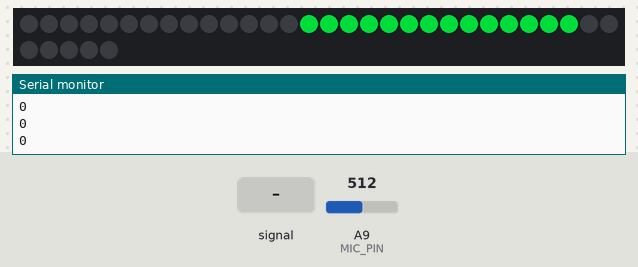
Recording of a sketch running on a simulated Arduino Mega 2560, built with avr-gcc and run on an emulated ATmega2560. Parts: 35 RGB LEDs in strip order, left to right, continuing on the next row, the last lines printed to the serial monitor. Inputs (shaded band) come from the test bench; at power-on: A9 (MIC_PIN) = 512. Dim RGB values are drawn brighter than linear.

Above: at 1.2 s.
1.3 s: A9 (MIC_PIN) fed a 200 Hz sine of ±255 counts around its level
At 2.0 s:
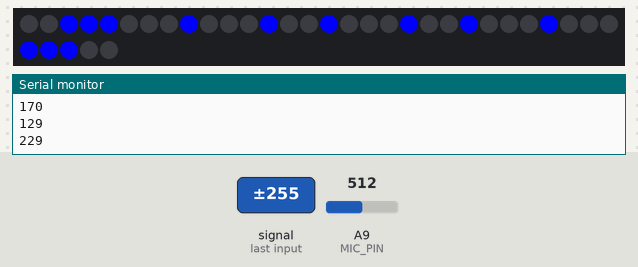
4.3 s: A9 (MIC_PIN) fed a 2 Hz sine of ±306 counts around its level
7.3 s: A9 (MIC_PIN) set to 610
8.8 s: A9 (MIC_PIN) fed a 1000 Hz sine of ±255 counts around its level
At 11.7 s:
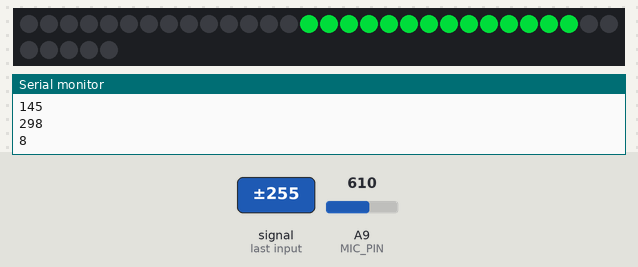
11.8 s: A9 (MIC_PIN) set to 511
14.8 s: A9 (MIC_PIN) set to 477
16.3 s: A9 (MIC_PIN) set to 448
At 17.2 s:
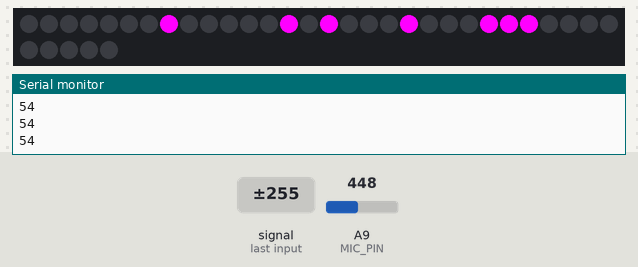
Timing chart, 0 to 18.8 s (numbered marks = the images above; inputs shaded):
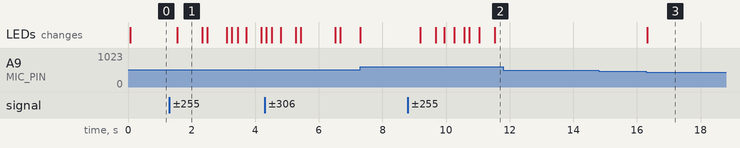

Measured:
- the behaviour switches between 462 and 461 on A9 (MIC_PIN) (found by bisection; images 2 and 3)
- after the input at 1.3 s, the LEDs: change after 0.25 s (image 1)
- after the input at 8.8 s, the LEDs: first change after 0.38 s (image 2 shows a later state)
- after the input at 16.3 s, the LEDs: change at once (image 3)
- what the display in image 1 shows lasts 0.8 s, from 1.5 s to 2.3 s

The sketch:

tupiniquimMask.ino
```cpp
/*
Escrito originalmente por Adafruit Industries.  Distribuído por licença BSD.
Modificado e adaptado por Gedeane Kenshima
30-05-2020
*/

#include <Adafruit_NeoPixel.h>

#define N_PIXELS  35  // Quantidade de LEDs na fita
#define MIC_PIN   A9  // OUT sensor de som (microfone)
#define LED_PIN    6  // Pino DIN da Flora
#define DC_OFFSET  0  // DC offset in mic signal - if unusure, leave 0
#define NOISE     10  // Noise/hum/interference in mic signal
#define SAMPLES   60  // Length of buffer for dynamic level adjustment
#define TOP       (N_PIXELS + 2) // Allow dot to go slightly off scale
#define PEAK_FALL 40  // Rate of peak falling dot

byte
  peak      = 0,      // Used for falling dot
  dotCount  = 0,      // Frame counter for delaying dot-falling speed
  volCount  = 0;      // Frame counter for storing past volume data
int
  vol[SAMPLES],       // Collection of prior volume samples
  lvl       = 10,      // Current "dampened" audio level
  minLvlAvg = 0,      // For dynamic adjustment of graph low & high
  maxLvlAvg = 512,
  a;
Adafruit_NeoPixel
  strip = Adafruit_NeoPixel(N_PIXELS, LED_PIN, NEO_GRB + NEO_KHZ800);

void desliga(){
  for(int i=0;i<N_PIXELS;i++){
    // pixels.Color takes RGB values, from 0,0,0 up to 255,255,255
    strip.setPixelColor(i, strip.Color(0,0,0)); // Moderately bright green color.
    strip.show(); // This sends the updated pixel color to the hardware.

   }
  //delay(50); // Delay for a period of time (in milliseconds).
}

void sorriso(){
  strip.setPixelColor(7, strip.Color(255,0,255)); // purple color.
  strip.setPixelColor(13, strip.Color(255,0,255)); // purple color.

  strip.setPixelColor(15, strip.Color(255,0,255)); // purple color.
  strip.setPixelColor(19, strip.Color(255,0,255)); // purple color.

  strip.setPixelColor(23, strip.Color(255,0,255)); // purple color.
  strip.setPixelColor(24, strip.Color(255,0,255)); // purple color.
  strip.setPixelColor(25, strip.Color(255,0,255)); // purple color.
  strip.show(); // This sends the updated pixel color to the hardware.
  delay(100); // Delay for a period of time (in milliseconds).
}
void fechada(){
  for(int i=14;i<28;i++){
    // pixels.Color takes RGB values, from 0,0,0 up to 255,255,255
    strip.setPixelColor(i, strip.Color(0,150,40)); // Moderately bright cyan color.
    strip.show(); // This sends the updated pixel color to the hardware.
  }
  delay(100); // Delay for a period of time (in milliseconds).
}

void aberta(){
  strip.setPixelColor(2, strip.Color(0,0,255)); // blue color.
  strip.setPixelColor(3, strip.Color(0,0,255)); // blue color.
  strip.setPixelColor(4, strip.Color(0,0,255)); // blue color.

  strip.setPixelColor(8, strip.Color(0,0,255)); // blue color.
  strip.setPixelColor(12, strip.Color(0,0,255)); // blue color.

  strip.setPixelColor(15, strip.Color(0,0,255)); // blue color.
  strip.setPixelColor(19, strip.Color(0,0,255)); // blue color.

  strip.setPixelColor(22, strip.Color(0,0,255)); // blue color.
  strip.setPixelColor(26, strip.Color(0,0,255)); // blue color.

  strip.setPixelColor(30, strip.Color(0,0,255)); // blue color.
  strip.setPixelColor(31, strip.Color(0,0,255)); // blue color.
  strip.setPixelColor(32, strip.Color(0,0,255)); // blue color.
  strip.show(); // This sends the updated pixel color to the hardware.
  delay(100); // Delay for a period of time (in milliseconds).

}


void setup() {

  // This is only needed on 5V Arduinos (Uno, Leonardo, etc.).
  // Connect 3.3V to mic AND TO AREF ON ARDUINO and enable this
  // line.  Audio samples are 'cleaner' at 3.3V.
  // COMMENT OUT THIS LINE FOR 3.3V ARDUINOS (FLORA, ETC.):
//  analogReference(EXTERNAL);
  Serial.begin(9600);
  memset(vol, 0, sizeof(vol));
  strip.begin();
}

void loop() {
  desliga(); // Function off LEDs
  uint8_t  i;
  uint16_t minLvl, maxLvl;
  int      n, height;

  n   = analogRead(MIC_PIN);                        // Raw reading from mic
  n   = abs(n - 512 - DC_OFFSET); // Center on zero
  n   = (n <= NOISE) ? 0 : (n - NOISE);             // Remove noise/hum
  lvl = ((lvl * 7) + n) >> 3;    // "Dampened" reading (else looks twitchy)

  // Calculate bar height based on dynamic min/max levels (fixed point):
  height = TOP * (lvl - minLvlAvg) / (long)(maxLvlAvg - minLvlAvg);
  //Serial.println(n);
  if(height < 0L)       height = 0;      // Clip output
  else if(height > TOP) height = TOP;
  if(height > peak)     peak   = height; // Keep 'peak' dot at top
Serial.println(n);
if(n> 40 && n<90){
  a=0;
  //sorriso();
}
else if(n>=0 && n<25){
  a=1;
  fechada();
}
else if(n>100 && n<600){
  a=2;
  //aberta();
}

switch(a){
  case 0: sorriso();
  break;

  case 1: fechada();
  break;

  case 2: aberta();
  break;
}

// Every few frames, make the peak pixel drop by 1:

    if(++dotCount >= PEAK_FALL) { //fall rate

      if(peak > 0) peak--;
      dotCount = 0;
    }

  vol[volCount] = n;                      // Save sample for dynamic leveling
  if(++volCount >= SAMPLES) volCount = 0; // Advance/rollover sample counter

  // Get volume range of prior frames
  minLvl = maxLvl = vol[0];
  for(i=1; i<SAMPLES; i++) {
    if(vol[i] < minLvl)      minLvl = vol[i];
    else if(vol[i] > maxLvl) maxLvl = vol[i];
  }
  // minLvl and maxLvl indicate the volume range over prior frames, used
  // for vertically scaling the output graph (so it looks interesting
  // regardless of volume level).  If they're too close together though
  // (e.g. at very low volume levels) the graph becomes super coarse
  // and 'jumpy'...so keep some minimum distance between them (this
  // also lets the graph go to zero when no sound is playing):
  if((maxLvl - minLvl) < TOP) maxLvl = minLvl + TOP;
  minLvlAvg = (minLvlAvg * 63 + minLvl) >> 6; // Dampen min/max levels
  maxLvlAvg = (maxLvlAvg * 63 + maxLvl) >> 6; // (fake rolling average)

}

// Input a value 0 to 255 to get a color value.
// The colors are a transition r - g - b - back to r.
uint32_t Wheel(byte WheelPos) {
  if(WheelPos < 85) {
   return strip.Color(WheelPos * 3, 255 - WheelPos * 3, 0);
  } else if(WheelPos < 170) {
   WheelPos -= 85;
   return strip.Color(255 - WheelPos * 3, 0, WheelPos * 3);
  } else {
   WheelPos -= 170;
   return strip.Color(0, WheelPos * 3, 255 - WheelPos * 3);
  }
}
```
